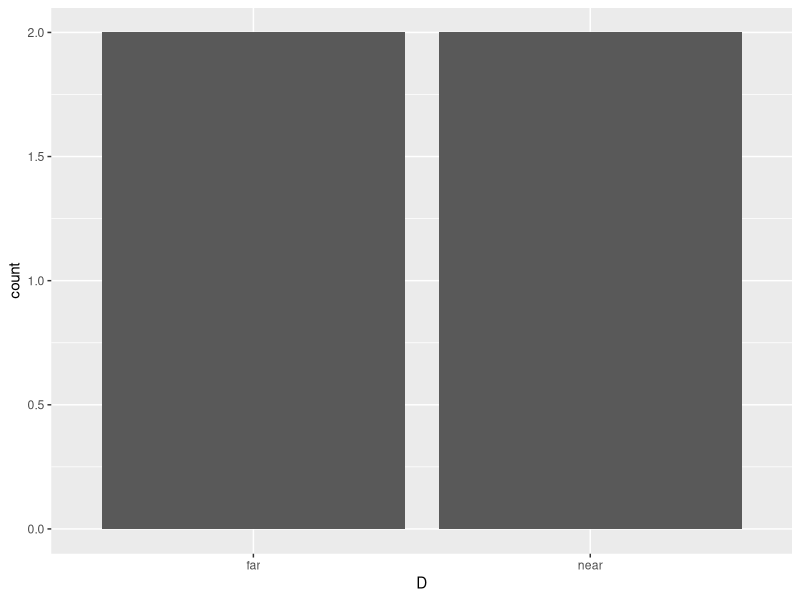
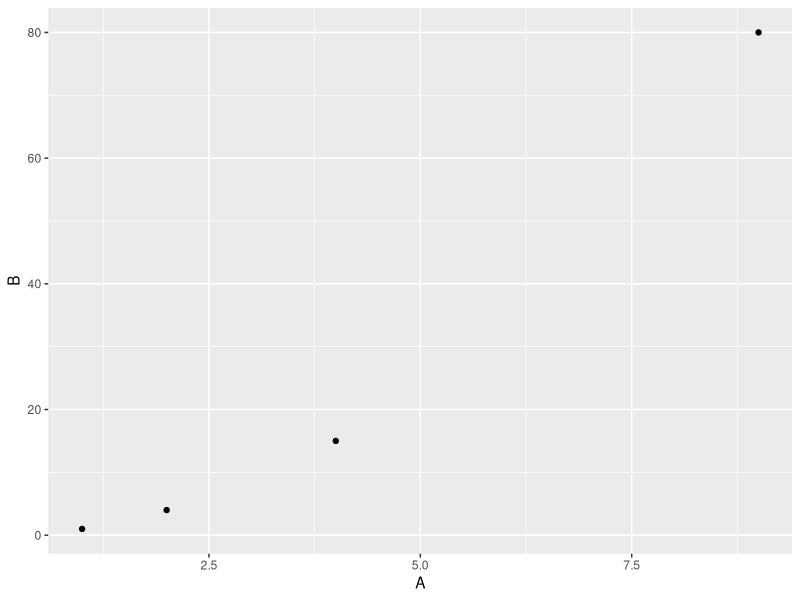
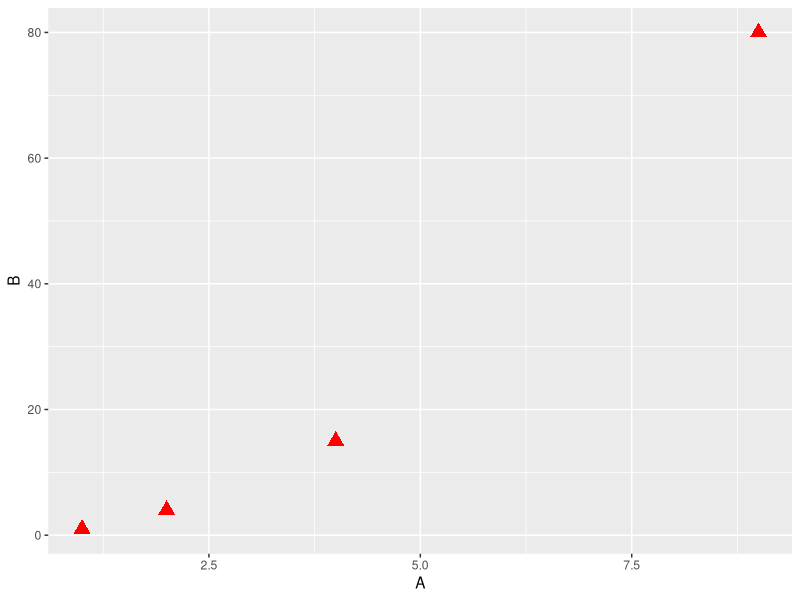
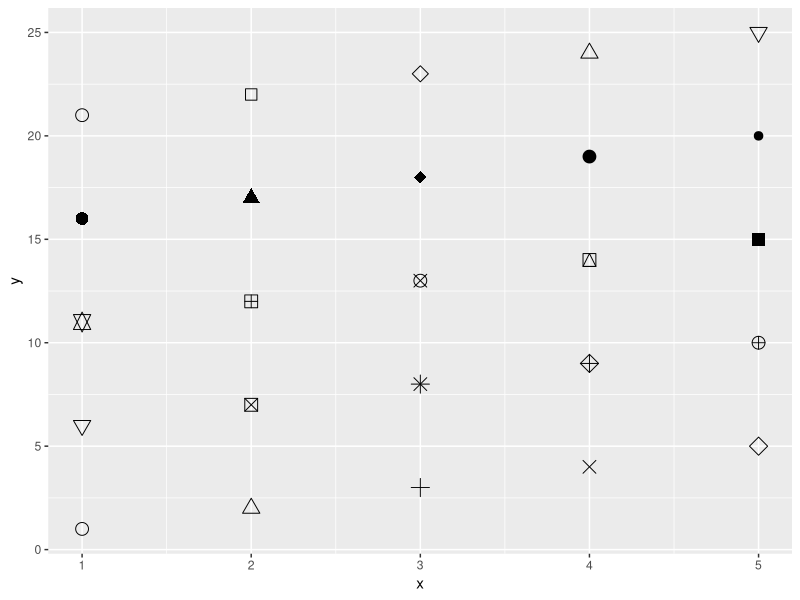
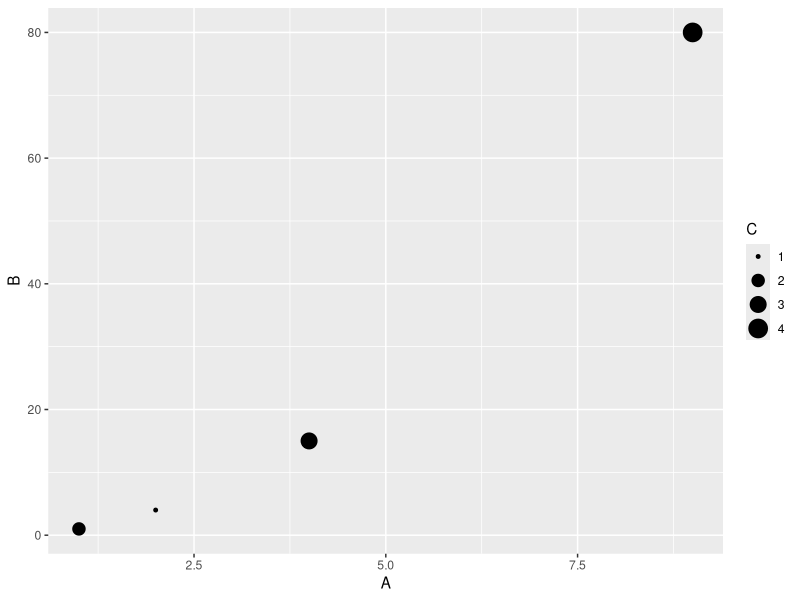
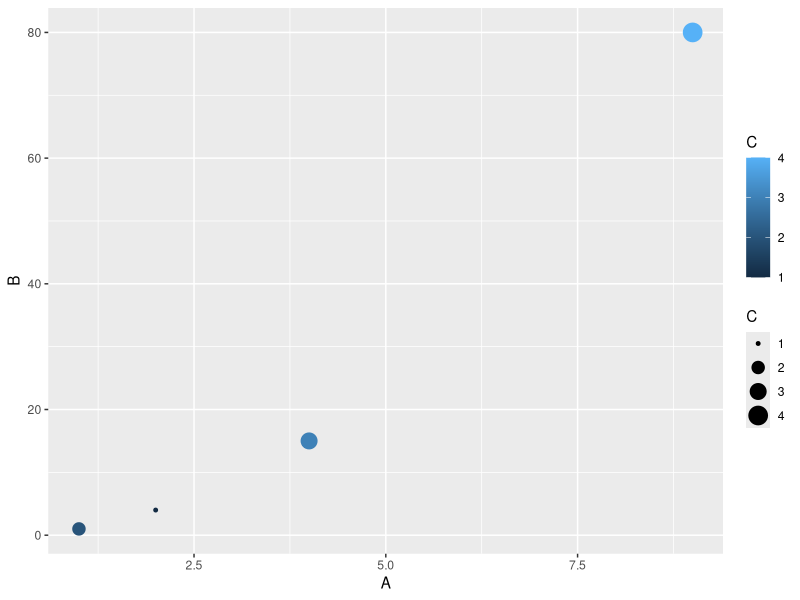
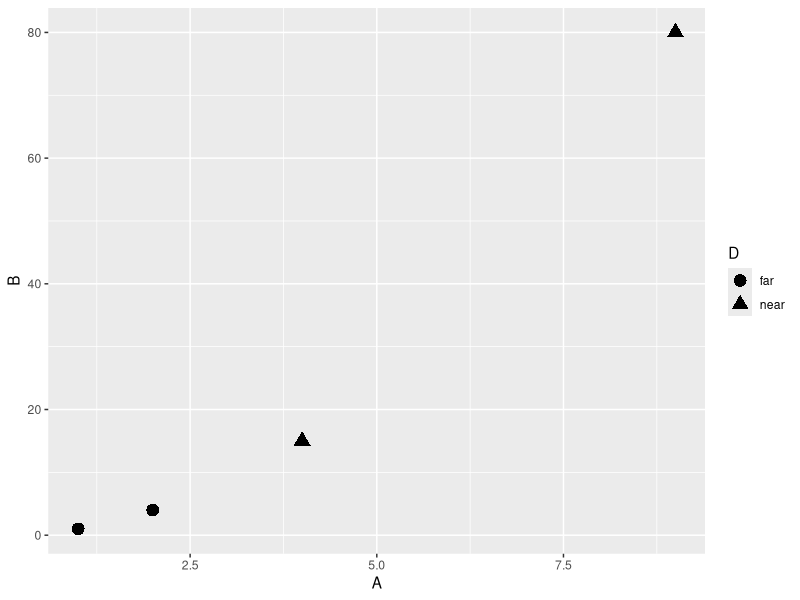
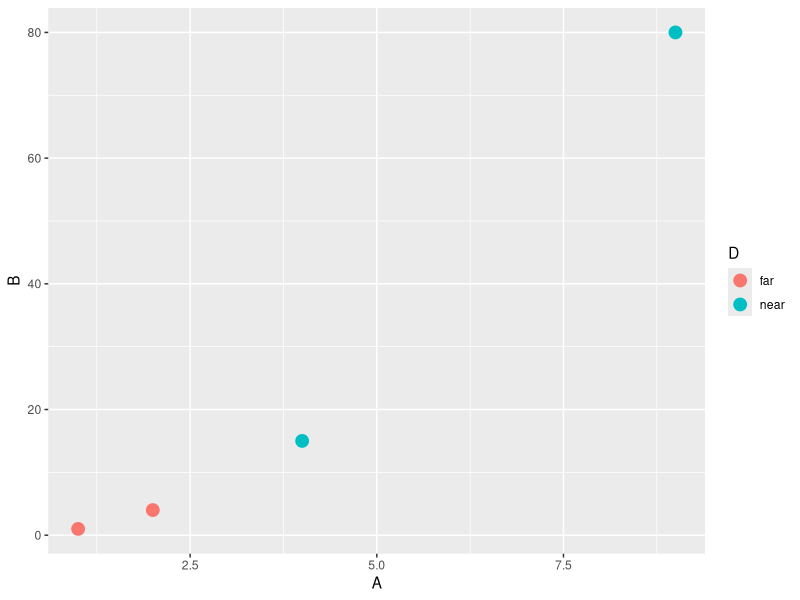

The R script that drew these images, in order:
## ---- chunk 1
df <- data.frame(A = c(2,1,4,9),
                 B  = c(4,1,15,80),
                 C = c(1,2,3,4),
                 D = c('far','far','near','near'))
df
## ---- chunk 2
library(ggplot2)
ggplot(data = df) + geom_bar(aes(x = D))
## ---- chunk 3
ggplot(data = df) + geom_point(aes(x = A,y=B))
## ---- chunk 4
ggplot(data = df) + geom_point(aes(x = A,y=B), shape = 17,color='red',size=4)
## ---- chunk 5
df2 <- data.frame(x = 1:5 , y = 1:25, z = 1:25)
s <- ggplot(df2, aes(x = x, y = y))
s + geom_point(aes(shape = z), size = 4) + scale_shape_identity()
## ---- chunk 6
ggplot(data = df) + geom_point(aes(x = A,y=B, size = C))
ggplot(data = df) + geom_point(aes(x = A,y=B, size = C, color = C))
## ---- chunk 7
#Mapping discrete D with shape:
ggplot(data = df) + geom_point(aes(x = A,y=B, shape = D), size = 4)
#Mapping discrete D with shape:
ggplot(data = df) + geom_point(aes(x = A,y=B, color = D), size = 4)
#Mapping discrete D with shape and color:
ggplot(data = df) + geom_point(aes(x = A,y=B, shape = D,color=D), size = 4)
#Mapping discrete D with shape and color:
ggplot(data = df) + geom_point(aes(x = A,y=B, shape = D,color=D,size=C))
## ---- chunk 8
ggplot(data = df) + geom_point(aes(x = A,y=B), size = 4) + geom_line(aes(x = A,y=B))
## ---- chunk 9
ggplot(data = df) + geom_point(aes(x = A,y=B,shape=D,color=D), size = 5) + geom_line(aes(x = A,y=B),alpha=.6,size=2)
ggplot(data = df) +  geom_line(aes(x = A,y=B),size=2) + geom_point(aes(x = A,y=B,shape=D,color=D), alpha=.6, size = 5)
ggplot(data = df)  + geom_line(aes(x = A,y=B,color=D),size=2)+ geom_point(aes(x = A,y=B,shape=D), size = 4)
ggplot(data = df)  + geom_line(aes(x = A,y=B,linetype=D,color=D),size=2)+ geom_point(aes(x = A,y=B,shape=D), size = 4)
## ---- chunk 10
ggplot(aes(x = A,y=B, color=D),data = df)  + geom_line(size=2)+ geom_point(size = 4) + facet_grid(.~D)
ggplot(aes(x = A,y=B,color=D),data = df)  + geom_line(size=2)+ geom_point(size = 4) + facet_grid(D~.)
## ---- chunk 11
levels(df$D)
levels(df$D) <- c('Away','Home')
ggplot(aes(x = A,y=B, color=D),data = df)  + geom_line(size=2)+ geom_point(size = 4) + facet_grid(.~D)
## ---- chunk 12
ggplot(data = df) + geom_point(aes(x = A,y=B, shape = D,color=D), size = 4)
## ---- chunk 13
ggplot(data = df) + geom_point(aes(x = A,y=B, shape = D,color=D), size = 4) + 
    scale_shape_discrete(name='Variable D')
ggplot(data = df) + geom_point(aes(x = A,y=B, shape = D,color=D), size = 4) + 
    scale_color_discrete(labels=c('TweedleDee','TweedleDum'))
ggplot(data = df) + geom_point(aes(x = A,y=B, shape = D,color=D), size = 4) + 
    scale_color_discrete(name='Variable D',labels=c('TweedleDee','TweedleDum')) + 
    scale_shape_discrete(name='Variable D',labels=c('TweedleDee','TweedleDum')) + 
    xlab('Variable A') + ylab('Variable B') + ggtitle("Here's a sweet title")
